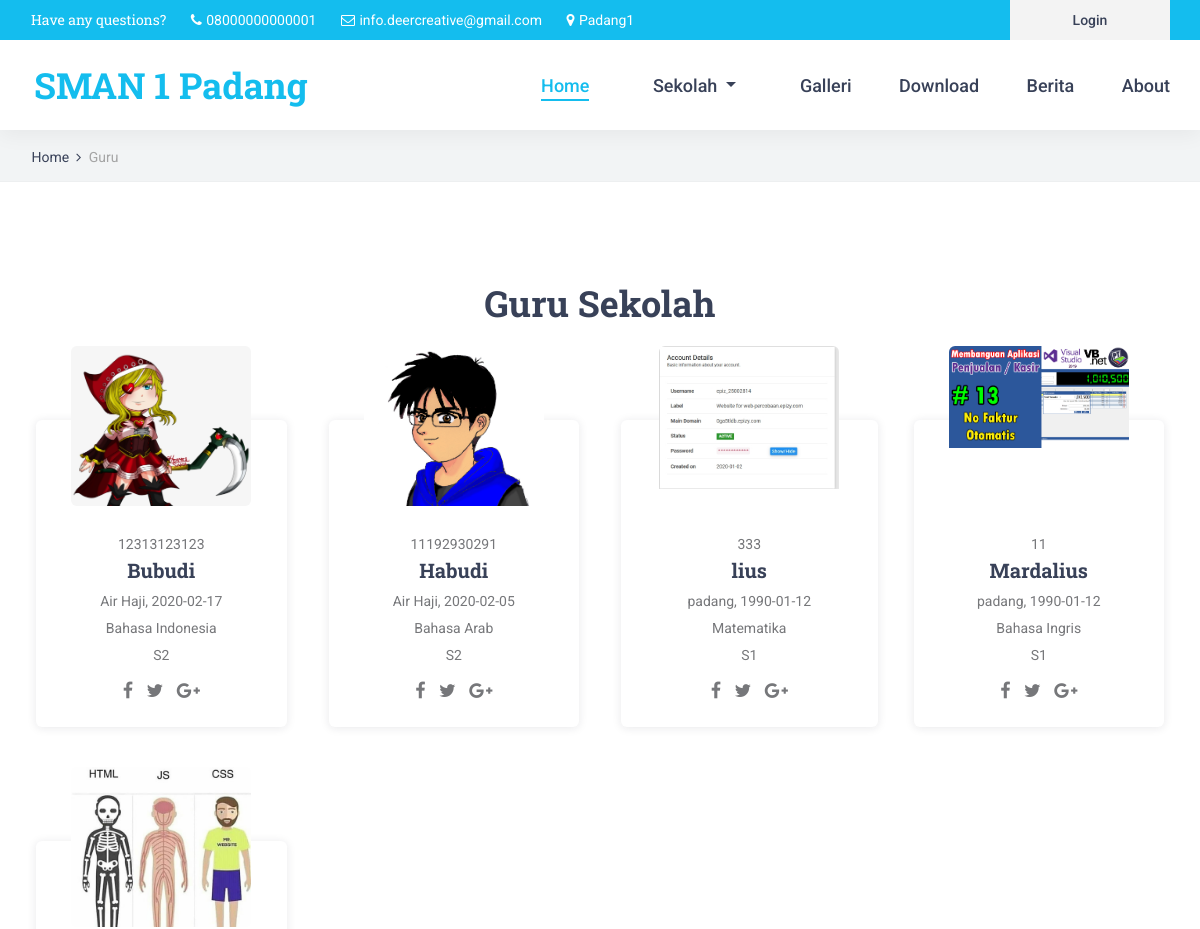
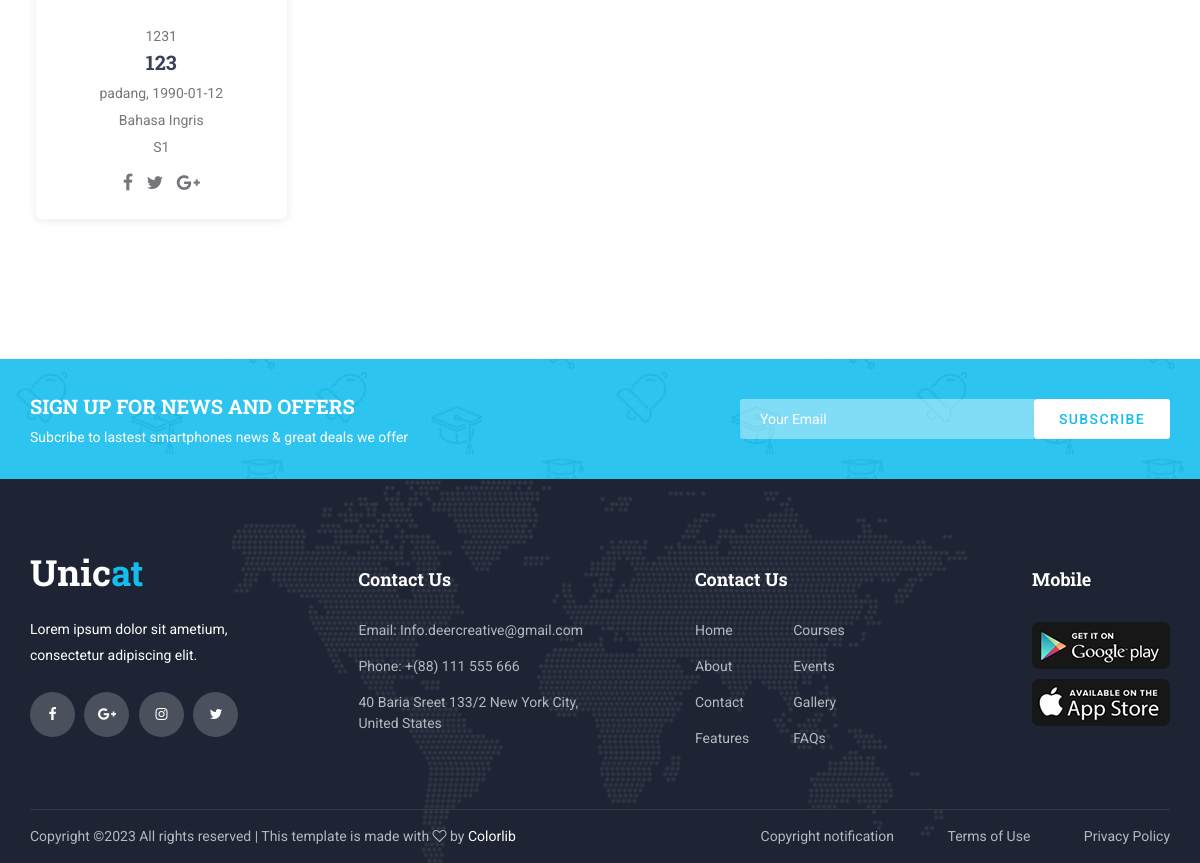
Page /index.php/home/guru on the committed database (2 pictures, top to bottom).
### tables this page shows
CREATE TABLE `tbl_setting`  (
  `id` int(1) NOT NULL AUTO_INCREMENT,
  `nama_sekolah` varchar(255) NULL DEFAULT NULL,
  `alamat` varchar(255) NULL DEFAULT NULL,
  `no_telpon` varchar(15) NULL DEFAULT NULL,
  `kepala_sekolah` varchar(25) NULL DEFAULT NULL,
  `nip` varchar(20) NULL DEFAULT NULL,
  `foto_kepsek` varchar(255) NULL DEFAULT NULL,
  `visi` text NULL,
  `misi` text NULL,
  `sejarah` text NULL,
  PRIMARY KEY (`id`) USING BTREE
);

CREATE TABLE `tbl_guru`  (
  `id_guru` int(11) NOT NULL AUTO_INCREMENT,
  `nip` varchar(20) NULL DEFAULT NULL,
  `nama_guru` varchar(25) NULL DEFAULT NULL,
  `tempat_lahir` varchar(15) NULL DEFAULT NULL,
  `tgl_lahir` date NULL DEFAULT NULL,
  `id_mapel` int(2) NULL DEFAULT NULL,
  `pendidikan` varchar(5) NULL DEFAULT NULL,
  `foto_guru` varchar(50) NULL DEFAULT NULL,
  PRIMARY KEY (`id_guru`) USING BTREE
);

CREATE TABLE `tbl_mapel`  (
  `id_mapel` int(2) NOT NULL AUTO_INCREMENT,
  `nama_mapel` varchar(30) NULL DEFAULT NULL,
  PRIMARY KEY (`id_mapel`) USING BTREE
);

### application/views/layout/v_wrapper.php (called while the page is built)
<?php
require_once('v_head.php');
require_once('v_header.php');
require_once('v_nav.php');
require_once('v_content.php');
require_once('v_footer.php');

### application/controllers/Home.php (called while the page is built, shortened)
<?php
class Home extends CI_Controller {
	public function __construct()
	{
		$this->load->model('m_home');
		$this->load->model('m_guru');
	}
	public function guru()
	{
		$data = array(
			'title' 	=> 'Guru',
			'guru' 	=> $this->m_home->guru(),
			'isi'		=> 'v_guru'
		);
		$this->load->view('layout/v_wrapper',$data,FALSE);
	}
}

### index.php (called while the page is built, shortened)
<?php
require_once BASEPATH.'core/CodeIgniter.php';

### application/models/M_setting.php (called while the page is built, shortened)
<?php
class M_setting extends CI_Model {
	public function detail()
	{
		$this->db->select('*');
		$this->db->from('tbl_setting');
		$this->db->where('id', 1);
		return $this->db->get()->row();
	}
}

### application/views/layout/v_content.php (called while the page is built)
<?php
if($isi) {
	$this->load->view($isi);
}

### application/models/M_home.php (called while the page is built, shortened)
<?php
class M_home extends CI_Model {
	public function guru()
	{
		$this->db->select('*');
		$this->db->from('tbl_guru');
		$this->db->join('tbl_mapel', 'tbl_mapel.id_mapel = tbl_guru.id_mapel', 'left');
		$this->db->order_by('id_guru', 'desc');
		return $this->db->get()->result();
	}
}

### application/views/v_guru.php (the view)
	<div class="home">
		<div class="breadcrumbs_container">
			<div class="container">
				<div class="row">
					<div class="col">
						<div class="breadcrumbs">
							<ul>
								<li><a href="index.html">Home</a></li>
								<li>Guru</li>
							</ul>
						</div>
					</div>
				</div>
			</div>
		</div>
	</div>
<div class="contact">
		<div class="contact_info_container">
			<div class="container">
				<div class="row">
				<div class="col-lg-12 text-center">
					<h2>Guru Sekolah</h2><br>
				</div>
<?php foreach ($guru as $key => $value) { ?>
				<div class="col-lg-3 col-md-6 team_col">
					<div class="team_item">
						<div class="team_image"><img src="<?= base_url('foto_guru/'.$value->foto_guru) ?>" alt=""></div>
						<div class="team_body">
							<div class="team_subtitle"><?= $value->nip ?></div>
							<div class="team_title"><a href="#"><?= $value->nama_guru ?></a></div>
							<div class="team_subtitle"><?= $value->tempat_lahir ?>, <?= $value->tgl_lahir ?></div>
							<div class="team_subtitle"><?= $value->nama_mapel ?></div>
							<div class="team_subtitle"><?= $value->pendidikan ?></div>
							<div class="social_list">
								<ul>
									<li><a href="#"><i class="fa fa-facebook" aria-hidden="true"></i></a></li>
									<li><a href="#"><i class="fa fa-twitter" aria-hidden="true"></i></a></li>
									<li><a href="#"><i class="fa fa-google-plus" aria-hidden="true"></i></a></li>
								</ul>
							</div>
						</div>
					</div>
				</div>
<?php } ?>
				</div>
			</div>
		</div>
	</div>
	<div class="newsletter">
		<div class="newsletter_background" style="background-image:url(<?= base_url() ?>template/front-end/images/newsletter_background.jpg)"></div>
		<div class="container">
			<div class="row">
				<div class="col">
					<div class="newsletter_container d-flex flex-lg-row flex-column align-items-center justify-content-start">
						<div class="newsletter_content text-lg-left text-center">
							<div class="newsletter_title">sign up for news and offers</div>
							<div class="newsletter_subtitle">Subcribe to lastest smartphones news & great deals we offer</div>
						</div>
						<div class="newsletter_form_container ml-lg-auto">
							<form action="#" id="newsletter_form" class="newsletter_form d-flex flex-row align-items-center justify-content-center">
								<input type="email" class="newsletter_input" placeholder="Your Email" required="required">
								<button type="submit" class="newsletter_button">subscribe</button>
							</form>
						</div>
					</div>
				</div>
			</div>
		</div>
	</div>

### application/views/layout/v_head.php (shortened to what this page needs)
<!DOCTYPE html>
<html lang="en">
<head>
<link rel="stylesheet" type="text/css" href="<?= base_url() ?>template/front-end/styles/bootstrap4/bootstrap.min.css">
<link href="<?= base_url() ?>template/front-end/plugins/font-awesome-4.7.0/css/font-awesome.min.css" rel="stylesheet" type="text/css">
<link rel="stylesheet" type="text/css" href="<?= base_url() ?>template/front-end/plugins/OwlCarousel2-2.2.1/owl.carousel.css">
<link rel="stylesheet" type="text/css" href="<?= base_url() ?>template/front-end/plugins/OwlCarousel2-2.2.1/owl.theme.default.css">
<link rel="stylesheet" type="text/css" href="<?= base_url() ?>template/front-end/plugins/OwlCarousel2-2.2.1/animate.css">
<link href="<?= base_url() ?>template/front-end/plugins/colorbox/colorbox.css" rel="stylesheet" type="text/css">
<link rel="stylesheet" type="text/css" href="<?= base_url() ?>template/front-end/styles/courses.css">
<link rel="stylesheet" type="text/css" href="<?= base_url() ?>template/front-end/styles/courses_responsive.css">
<link rel="stylesheet" type="text/css" href="<?= base_url() ?>template/front-end/styles/responsive.css">
<link rel="stylesheet" type="text/css" href="<?= base_url() ?>template/front-end/styles/contact.css">
<link rel="stylesheet" type="text/css" href="<?= base_url() ?>template/front-end/styles/contact_responsive.css">
<link rel="stylesheet" type="text/css" href="<?= base_url() ?>template/datatable/datatables.min.css"/>
<link rel="stylesheet" type="text/css" href="<?= base_url() ?>template/front-end/styles/blog_single.css">
<link rel="stylesheet" type="text/css" href="<?= base_url() ?>template/front-end/styles/blog_single_responsive.css">
<link rel="stylesheet" type="text/css" href="<?= base_url() ?>template/front-end/styles/about.css">
<link rel="stylesheet" type="text/css" href="<?= base_url() ?>template/front-end/styles/about_responsive.css">
<link rel="stylesheet" href="https://unpkg.com/leaflet@1.6.0/dist/leaflet.css" />
</head>

### application/views/layout/v_header.php
<body>
<?php
$setting = $this->m_setting->detail();
?>
<div class="super_container">
	<header class="header">
		<div class="top_bar">
			<div class="top_bar_container">
				<div class="container">
					<div class="row">
						<div class="col">
							<div class="top_bar_content d-flex flex-row align-items-center justify-content-start">
								<ul class="top_bar_contact_list">
									<li><div class="question">Have any questions?</div></li>
									<li>
										<i class="fa fa-phone" aria-hidden="true"></i>
										<div><?= $setting->no_telpon ?></div>
									</li>
									<li>
										<i class="fa fa-envelope-o" aria-hidden="true"></i>
										<div>info.deercreative@gmail.com</div>
									</li>
									<li>
										<i class="fa fa-map-marker" aria-hidden="true"></i>
										<div><?= $setting->alamat ?></div>
									</li>
								</ul>
								<div class="top_bar_login ml-auto">
									<div class="login_button"><a href="<?= base_url('login') ?>">Login</a></div>
								</div>
							</div>
						</div>
					</div>
				</div>
			</div>
		</div>

### application/views/layout/v_nav.php (shortened to what this page needs)
		<div class="header_container">
			<div class="container">
				<div class="row">
					<div class="col">
						<div class="header_content d-flex flex-row align-items-center justify-content-start">
							<div class="logo_container">
								<a href="<?= base_url() ?>">
									<div class="logo_text"><span><?= $setting->nama_sekolah ?></span></div>
								</a>
							</div>
							<nav class="main_nav_contaner ml-auto">
								<ul class="main_nav">
									<li class="active"><a href="<?= base_url()  ?>">Home</a></li>
<li class="nav-item dropdown">
<a class="nav-link dropdown-toggle" href="#" id="navbarDropdown" role="button" data-toggle="dropdown" aria-haspopup="true" aria-expanded="false">
	Sekolah
</a>
</li>
									<li><a href="<?= base_url('home/gallery') ?>">Galleri</a></li>
									<li><a href="<?= base_url('home/download') ?>">Download</a></li>
									<li><a href="<?= base_url('home/berita') ?>">Berita</a></li>
									<li><a href="<?= base_url('home/about') ?>">About</a></li>
								</ul>
							</nav>
						</div>
					</div>
				</div>
			</div>
		</div>
	</header>

### application/views/layout/v_footer.php (shortened to what this page needs)
<footer class="footer">
		<div class="footer_background" style="background-image:url(<?= base_url() ?>template/front-end/images/footer_background.png)"></div>
		<div class="container">
			<div class="row footer_row">
				<div class="col">
					<div class="footer_content">
						<div class="row">
							<div class="col-lg-3 footer_col">
								<div class="footer_section footer_about">
									<div class="footer_logo_container">
										<a href="#">
											<div class="footer_logo_text">Unic<span>at</span></div>
										</a>
									</div>
									<div class="footer_about_text">
										<p>Lorem ipsum dolor sit ametium, consectetur adipiscing elit.</p>
									</div>
									<div class="footer_social">
										<ul>
											<li><a href="#"><i class="fa fa-facebook" aria-hidden="true"></i></a></li>
											<li><a href="#"><i class="fa fa-google-plus" aria-hidden="true"></i></a></li>
											<li><a href="#"><i class="fa fa-instagram" aria-hidden="true"></i></a></li>
											<li><a href="#"><i class="fa fa-twitter" aria-hidden="true"></i></a></li>
										</ul>
									</div>
								</div>
							</div>
							<div class="col-lg-3 footer_col">
								<div class="footer_section footer_contact">
									<div class="footer_title">Contact Us</div>
									<div class="footer_contact_info">
										<ul>
											<li>Email: Info.deercreative@gmail.com</li>
											<li>Phone:  +(88) 111 555 666</li>
											<li>40 Baria Sreet 133/2 New York City, United States</li>
										</ul>
									</div>
								</div>
							</div>
							<div class="col-lg-3 footer_col">
								<div class="footer_section footer_links">
									<div class="footer_title">Contact Us</div>
									<div class="footer_links_container">
										<ul>
											<li><a href="index.html">Home</a></li>
											<li><a href="about.html">About</a></li>
											<li><a href="contact.html">Contact</a></li>
											<li><a href="#">Features</a></li>
											<li><a href="courses.html">Courses</a></li>
											<li><a href="#">Events</a></li>
											<li><a href="#">Gallery</a></li>
											<li><a href="#">FAQs</a></li>
										</ul>
									</div>
								</div>
							</div>
							<div class="col-lg-3 footer_col clearfix">
								<div class="footer_section footer_mobile">
									<div class="footer_title">Mobile</div>
									<div class="footer_mobile_content">
										<div class="footer_image"><a href="#"><img src="<?= base_url() ?>template/front-end/images/mobile_1.png" alt=""></a></div>
										<div class="footer_image"><a href="#"><img src="<?= base_url() ?>template/front-end/images/mobile_2.png" alt=""></a></div>
									</div>
								</div>
							</div>
						</div>
					</div>
				</div>
			</div>
			<div class="row copyright_row">
				<div class="col">
					<div class="copyright d-flex flex-lg-row flex-column align-items-center justify-content-start">
						<div class="cr_text">
Copyright &copy;<script>document.write(new Date().getFullYear());</script> All rights reserved | This template is made with <i class="fa fa-heart-o" aria-hidden="true"></i> by <a href="https://colorlib.com" target="_blank">Colorlib</a>
</div>
						<div class="ml-lg-auto cr_links">
							<ul class="cr_list">
								<li><a href="#">Copyright notification</a></li>
								<li><a href="#">Terms of Use</a></li>
								<li><a href="#">Privacy Policy</a></li>
							</ul>
						</div>
					</div>
				</div>
			</div>
		</div>
	</footer>
</div>
</body>
</html>

### rows in the picture
tbl_setting: no_telpon "08000000000001", alamat "Padang1", nama_sekolah "SMAN 1 Padang"
tbl_guru: foto_guru (picture), nip "12313123123", nama_guru "Bubudi", tempat_lahir "Air Haji", tgl_lahir "2020-02-17", id_mapel.nama_mapel "Bahasa Indonesia", pendidikan "S2"
tbl_guru: foto_guru (picture), nip "11192930291", nama_guru "Habudi", tempat_lahir "Air Haji", tgl_lahir "2020-02-05", id_mapel.nama_mapel "Bahasa Arab", pendidikan "S2"
tbl_guru: foto_guru (picture), nip "333", nama_guru "lius", tempat_lahir "padang", tgl_lahir "1990-01-12", id_mapel.nama_mapel "Matematika", pendidikan "S1"
tbl_guru: foto_guru (picture), nip "11", nama_guru "Mardalius", tempat_lahir "padang", tgl_lahir "1990-01-12", id_mapel.nama_mapel "Bahasa Ingris", pendidikan "S1"
tbl_guru: foto_guru (picture), nip "1231", nama_guru "123", tempat_lahir "padang", tgl_lahir "1990-01-12", id_mapel.nama_mapel "Bahasa Ingris", pendidikan "S1"
